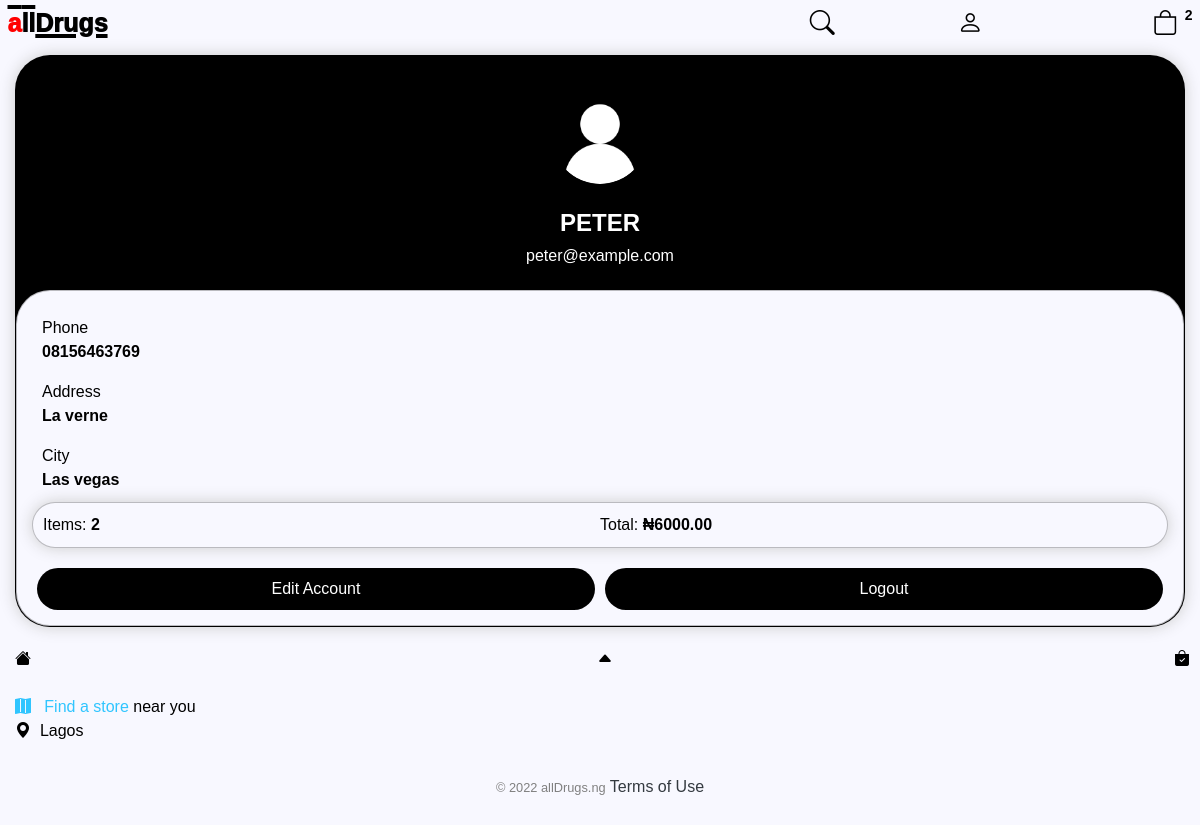
/account/ (signed in), run on the app's committed database.
### store/models.py (models this page shows, shortened)
class Customer(models.Model):
    user = models.OneToOneField(User, on_delete=models.CASCADE, null=True, blank=True)
    name = models.CharField(max_length=200, null=True)
    phone = PhoneField(blank=True, help_text='Contact phone number')
    email = models.CharField(max_length=200, null=True)
    image = models.ImageField(null=True, blank=True, default='user.png', upload_to='uploads/')
    color = ColorField(default='#FF0000',format="hexa", image_field="image")
    @property
    def imageURL(self):
        try:
            url = self.image.url
        except:
            url=''
        return url

class ShippingAddress(models.Model):
    customer = models.ForeignKey(Customer, on_delete=models.SET_NULL, null=True, blank=True)
    order = models.ForeignKey(Order, on_delete=models.SET_NULL, null=True, blank=True)
    address = models.CharField (max_length=200, null=False,default="nigeria")
    city = models.CharField (max_length=200, null=False)
    state = models.CharField (max_length=200, null=False)
    zipcode = models.CharField (max_length=200, null=False)
    date_added = models.DateTimeField(auto_now_add=True)

class Order(models.Model):
    customer = models.ForeignKey(Customer, on_delete=models.SET_NULL, null=True, blank=True)
    date_ordered = models.DateTimeField(auto_now_add=True)
    complete = models.BooleanField(default=False,null=True,  blank=False)
    transaction_id = models.CharField(max_length=200, null= True)
    @property
    def get_cart_total(self):
        orderitems = self.orderitem_set.all()
        total = sum([item.get_total for item in orderitems])
        return total
    @property
    def get_cart_items(self):
        orderitems = self.orderitem_set.all()
        total = sum([item.quantity for item in orderitems])
        return total

class OrderItem(models.Model):
    product = models.ForeignKey(Product, on_delete=models.SET_NULL, null=True, blank=True)
    order = models.ForeignKey(Order, on_delete=models.SET_NULL, null=True, blank=True)
    quantity = models.IntegerField(default=0,null=True,  blank=True)
    date_added = models.DateTimeField(auto_now_add=True)
    @property
    def get_total(self):
        total = self.product.price * self.quantity
        return total

class Product(models.Model):
    name = models.CharField(max_length=200, null=True,default="drug")
    drug_class = models.ManyToManyField(Category,default="analgesic")
    price = models.DecimalField(default=1000,max_digits=10, decimal_places=2)
    digital = models.BooleanField(default=False,null=True,  blank=False)
    image = models.ImageField(null=True, blank=True, default='sample.png', upload_to='uploads/')
    form = models.CharField (max_length=200,null=True,blank=True,default='Tablet',choices=dosage_form)
    dosage = models.CharField (max_length=200,blank=True,null=True,default="100mg")
    indication = models.TextField (max_length=2000,blank=True, null=True,default="ailment")
    prescription = models.CharField(max_length=1000,blank=True,null=True,default="daily")
    color = ColorField(default='#FF0000',format="hexa", image_field="image")

### store/views.py (the view)
def account(request):
	data = cartData(request)
	cartItems = data['cartItems']
	order = data['order']
	items = data['items']
	user = request.user.customer
	try:
	    ship = ShippingAddress.objects.get(customer= user, order = order)
	except ShippingAddress.DoesNotExist:
	    ship = None
	context = {'items':items, 'user':user, 'order':order, 'cartItems':cartItems, 'ship':ship }
	return render(request, 'store/account.html', context)

### store/utils.py (called while the page is built)
def cartData(request):
	if request.user.is_authenticated:
		customer = request.user.customer
		order, created = Order.objects.get_or_create(customer=customer, complete=False)
		items = order.orderitem_set.all()
		cartItems = order.get_cart_items
	else:
		cookieData = cookieCart(request)
		cartItems = cookieData['cartItems']
		order = cookieData['order']
		items = cookieData['items']
	return {'cartItems':cartItems ,'order':order, 'items':items}

### store/templates/store/account.html (shortened to what this page needs)
{% extends "store/main.html" %}
{% load static %}
{% block content %}
<div class="row">
    <div class="col-lg-12 text-center">
        <div id="profile" class="box-element"style="">
            <img style="width:100px; length:100px;border:2px solid;border-radius:50%; margin:15px" src="{{user.imageURL}}">
            <h4>
                <strong style="text-transform:uppercase;">
                    {{user.name}}
                </strong>
            </h4>
            <h6 style="">
                {{user.email}}
            </h6>
            <div style="padding:15px;margin: 25px 0px 0px 0px;box-shadow:none;border-radius:34px;"id="" class="box-element">
                <div style="margin:10px"class="contact text-left">
                    <div style="display:flex; justify-content:space-between; flex-direction:column;" class="phone">
                        <section style="flex:50%">
                            Phone
                        </section>
                        <section style="flex:50%">
                            <strong>
                                {{user.phone}}
                            </strong>
                        </section>
                    </div>
                    <div style="display:flex ;justify-content:space-between; flex-direction:column;" class="address">
                        <section style="flex:50%">
                            Address
                        </section>
                        <section style="flex:50%">
                            <strong>
                                {{ship.address}}
                            </strong>
                        </section>
                    </div>
                    <div style="display:flex justify-content:space-between; flex-direction:column;" class="city">
                        <section style="flex:50%">
                            City
                        </section>
                        <section style="flex:50%">
                            <strong>
                                {{ship.city}}
                            </strong>
                        </section>
                    </div>
                </div>
                <div class="cart box-element">
                    <div style="display:flex">
                        <div style="flex:1;display:flex"class="">
                            <section style="text-align:center">
                                Items:
                            </section>
                            <section>
                                <strong>
                                    &nbsp;{{order.get_cart_items}}
                                </strong>
                            </section>
                        </div>
                        <div style="flex:1;display:flex"class="">
                            <section>
                                Total:
                            </section>
                            <section>
                                <strong>
                                    &nbsp;₦{{order.get_cart_total|floatformat:2}}
                                </strong>
                            </section>
                        </div>
                    </div>
                </div>
                <div style="display:flex">
                    <button style="margin:20px 5px 0px 5px;border:none; border-radius:30px;padding:8px;"class="btn-block profile-btn-a"
                        onclick="window.location.href='{% url 'edit_account' user.id %}'">
                        Edit Account
                    </button>
                    <form style="margin:20px 5px 0px 5px; border:none; border-radius:30px;padding:8px;"class="btn-block profile-btn-b" method="POST" action="{% url 'logout' %}">
                        <input
                        type="submit"
                        style="background:none;color:white;border:none"
                        value="Logout"
                        />
                    </form>
                </div>
            </div>
        </div>
    </div>
</div>
{% endblock content %}

### static/css/main.css (style rules this page uses)
body { background-color: #f8f8ff!important; font-weight: 400; font-family:'Choco cooky',reross-quadratic, sans-serif; color: #000; font-style: normal; padding:0px; margin:0px; overflow: scroll; }
h1,h2,h3,h4,h5,h6 { color: #000; }
.box-element { box-shadow: hsl(0, 0%, 80%) 0 0 16px; background-color: #f8f8ff; border: .2px solid rgba(0,0,0,0.25); padding: 10px; width:100%; }
.col-lg-4, .col-lg-6, .col-lg-8, .col-lg-12 { margin-top: 10px; }
#profile { background:#000; padding:15px 0px 0px 0px; border-radius: 35px; }
#profile h4, #profile h6 { color: white; }
.profile-btn-b, .profile-btn-a { background: #000; color: white; }
.cart { border-radius:25px; }
.row { width:100%; margin:0px; padding: 0px; }

### static/css/main_dark.css (style rules this page uses)
body { background-color: rgb(37,37,37,1)!important; font-weight: 400; font-family: 'Choco cooky',reross-quadratic, sans-serif; color: white; font-style: normal; margin:0px; padding:0px; }
h1,h2,h3,h4,h5,h6 { color: white; }
.box-element { box-shadow: hsl(0, 0%, 20%) 0 0 16px; background-color: #070700; border-radius: 20px; padding: 10px; }
.col-lg-4, .col-lg-6, .col-lg-8, .col-lg-12 { margin-top: 10px; }
#profile { background:#f8f8ff; padding:15px 0px 0px 0px; border-radius: 35px; }
#profile h4, #profile h6 { color: #070606; }
.profile-btn-b, .profile-btn-a { background: #f8f8ff; color: #070606; }
.cart { border-radius:25px; }
.row { width:100%; margin:0px; padding: 0px; }

### data on the page
Customer: imageURL (placeholder picture), name "PETER", email "peter@example.com", phone "08156463769"
ShippingAddress: address "La verne", city "Las vegas"
Order: get_cart_items "2", get_cart_total "6000.00"

### other printed values
{{ cartItems }} "2"
